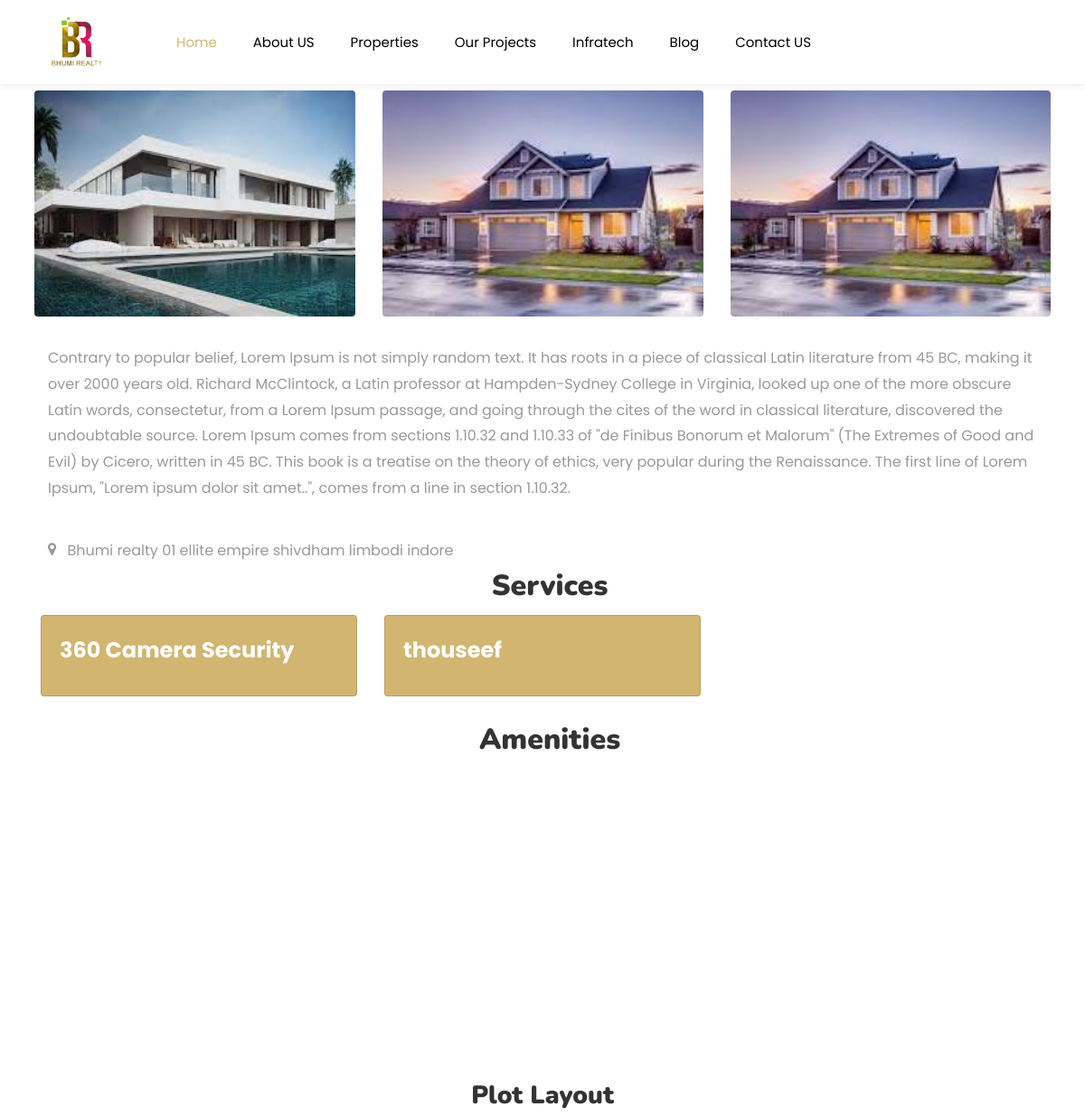
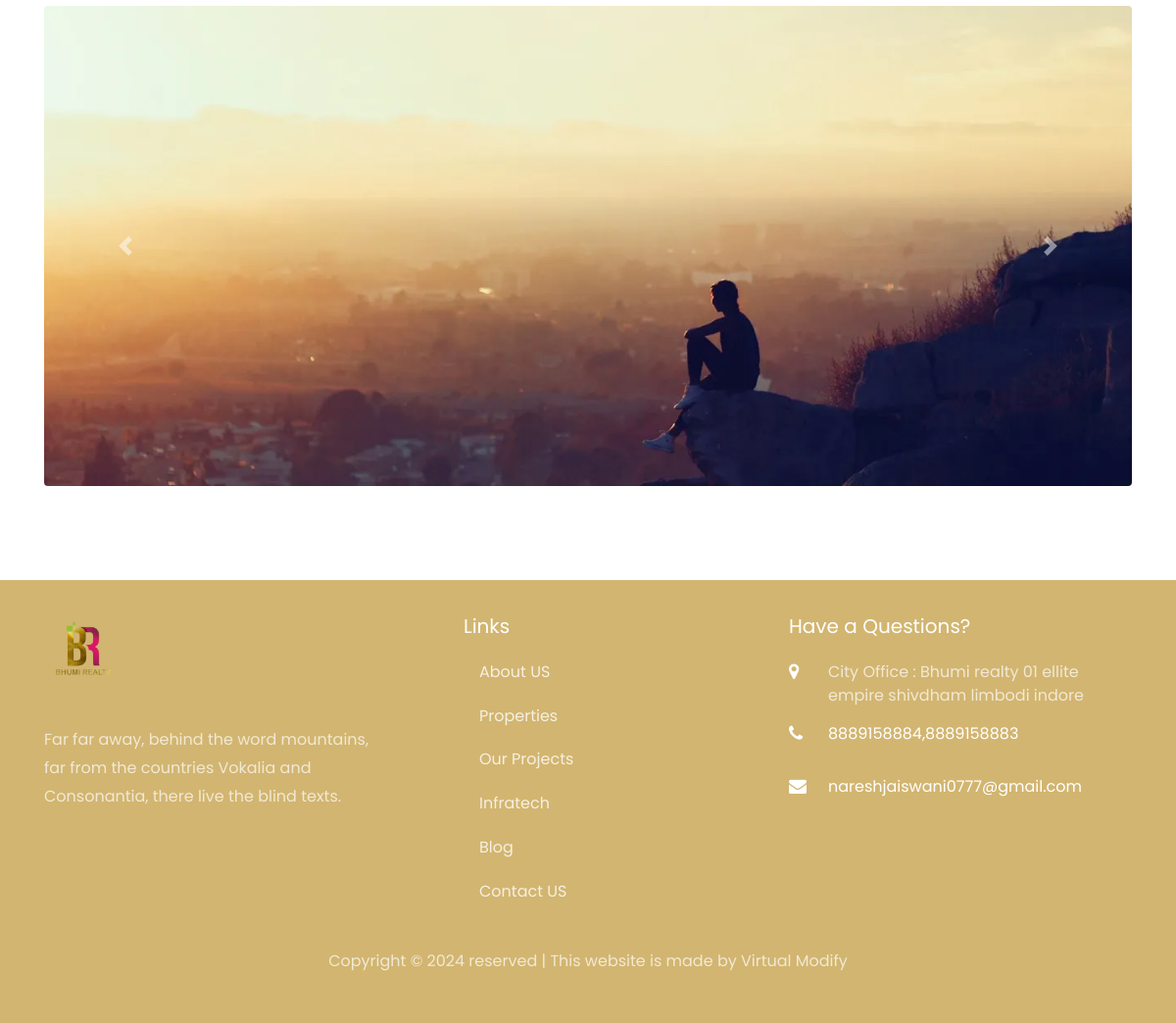
The app's page /assets/projects/detail/1/ with its own data (2 pictures, top to bottom).
### assets/models.py (models this page shows, shortened)
class ImageGallery(models.Model):
    property_id=models.ForeignKey(Property,on_delete=models.CASCADE,related_name="property_images",null=True,blank=True)
    project=models.ForeignKey(Project,on_delete=models.CASCADE,related_name="project_images",null=True,blank=True)
    image = models.ImageField(upload_to="assets/images/")

class Project(models.Model):
    project_name = models.CharField(max_length=255)
    address = models.CharField(max_length=255)
    description=models.TextField()
    amenity=models.ManyToManyField(Amenity)
    service = models.ManyToManyField(Service)
    main_photo = models.ImageField(upload_to="project_photos/")
    location=models.ImageField(upload_to="project/location/",null=True,blank=True)

class Service(models.Model):
    name = models.CharField(max_length=100)

class ProjectPlotLayout(models.Model):
    project=models.ForeignKey(Project,on_delete=models.CASCADE,related_name="project_plotlayout")
    image=models.ImageField(upload_to="plot/")

### assets/views.py (the view)
# urls.py: path("projects/detail/<int:id>/",views.ProjectRetriveView.as_view(),name="project_detail"),
class ProjectRetriveView(View):
    def get(self, request, id, *args, **kwargs):
        try:
            project = (
                Project.objects.prefetch_related("project_images", "project_plotlayout")
                .filter(id=id)
                .first()
            )
        except Project.DoesNotExist:
            return redirect("home:home_view")
        context = {
            "project_name": project.project_name,
            "description": project.description,
            "amenity": project.amenity.all(),
            "services": project.service.all(),
            "image": project.main_photo,
            "images": project.project_images.all(),
            "location":project.location,
            "plot_layouts":project.project_plotlayout.all()
        }
        return render(
            request, "projects/project_detail.html", context=context
        )

### templates/projects/project_detail.html (shortened to what this page needs)
{% extends "index.html" %}
{% block content %}
{% include "includes/navbar.html" %}
<section class="ftco-section ftco-no-pt bg-white" style="margin-top:2%">
	<div class="container">
		<div class="row">
			<div class="col-12 heading-section text-center ftco-animate">
				<h2 class="mb-2 text-center" style="font-family: 'Nunito', sans-serif;font-weight: 900;">{{project_name}}</h2>
			</div>
		</div>
        <div class="row">
            <div class="owl-carousel carousel-car  m-2">
                {% for image in images %}
                <div class="item">
                    <img src="{{image.image.url}}" onclick="showImage('{{image.id}}')" class="rounded" height="250px" width="100px" class="card-img-top" alt="...">
                </div>
                {% endfor %}
            </div>
        </div>
        <div class="row m-2">
            <p class="text-body">{{description|linebreaks}}</p>
        </div>
        <span class="icon icon-map-marker m-2"></span
            ><span class="text"
              > Bhumi realty
01 ellite empire shivdham limbodi indore</span
            >
        {% if services %}
        <div class="row">
            <div class="col-sm-12">
                <h2 style="font-family: 'Nunito', sans-serif;font-weight: 900;margin-left:1rem;" class="text text-center" >Services</h2>
            </div>
        </div>
        <div class="row">
            {% for service in services %}
            <div class="col-6 col-md-4 mb-2">
                <div class="card bg-primary">
                    <div class="card-body">
                        <h5 class="card-title text-white font-weight-bold">{{service.name}}</h5>
                    </div>
                </div>
            </div>
            {% endfor %}
        </div>
        {% endif %}
        {% if amenity %}
        <div class="row text-center">
            <div class="col-12">
                <h2 style="font-family: 'Nunito', sans-serif;font-weight: 900;margin-top:1rem;margin-left:1rem;" class="text text-center" style="ml-3" >Amenities</h2>
            </div>
        </div>
        <div class="row">
			<div class="col-md-12">
				<div class="carousel-car owl-carousel">
                    {% for detail in amenity %}
					<div class="item h-100">
					</div>
                    {% endfor %}
				</div>
			</div>
		</div>
        {% endif %}
        <div class="row">
            {% if plot_layouts %}
            <div class="col-sm-12">
                <h3 class="text text-center project-detail-hover" style="font-family: 'Nunito', sans-serif;font-weight: 900;">Plot Layout</h3>
                <div id="carouselExampleControls" class="carousel slide" data-ride="carousel">
                <div class="carousel-inner">
                    {% for plot_layout in plot_layouts %}
                    <div class="carousel-item {% if forloop.first %}active{% endif %}">
                        <img src="{{plot_layout.image.url}}" class="d-block w-100 rounded" alt="...">
                    </div>
                    {% endfor %}
                </div>
                <a class="carousel-control-prev" href="#carouselExampleControls" role="button" data-slide="prev">
                    <span class="carousel-control-prev-icon" aria-hidden="true"></span>
                </a>
                <a class="carousel-control-next" href="#carouselExampleControls" role="button" data-slide="next">
                    <span class="carousel-control-next-icon" aria-hidden="true"></span>
                </a>
                </div>
            </div>
            {% endif %}
        </div>
	</div>
</section>
{% endblock content %}

### static/css/icomoon.css (style rules this page uses)
[class^="icon-"], [class*=" icon-"] { font-family: 'icomoon' !important; speak: none; font-style: normal; font-weight: normal; font-variant: normal; text-transform: none; line-height: 1; -webkit-font-smoothing: antialiased; -moz-osx-font-smoothing: grayscale; }
.icon-map-marker:before { content: "\f041"; }

### templates/projects/project_detail.html (style rules this page uses)
.card-title { font-size: 1.5rem; }

### records on screen
ImageGallery: image (picture)
ImageGallery: image (picture)
ImageGallery: image (picture)
Project: description "Contrary to popular belief, Lorem Ipsum is not simply random text. It has roots in a piece of classical Latin literature from 45 BC, making it over 2000 years old. Richard McClintock, a Latin professor at Hampden-Sydney College in Virginia, looked up one of the more obscure Latin words, consectetur, from a Lorem Ipsum passage, and going through the cites of the word in classical literature, discovered the undoubtable source. Lorem Ipsum comes from sections 1.10.32 and 1.10.33 of \"de Finibus Bonorum et Malorum\" (The Extremes of Good and Evil) by Cicero, written in 45 BC. This book is a treatise on the theory of ethics, very popular during the Renaissance. The first line of Lorem Ipsum,…"
Service: name "360 Camera Security"
Service: name "thouseef"
ProjectPlotLayout: image (picture)
